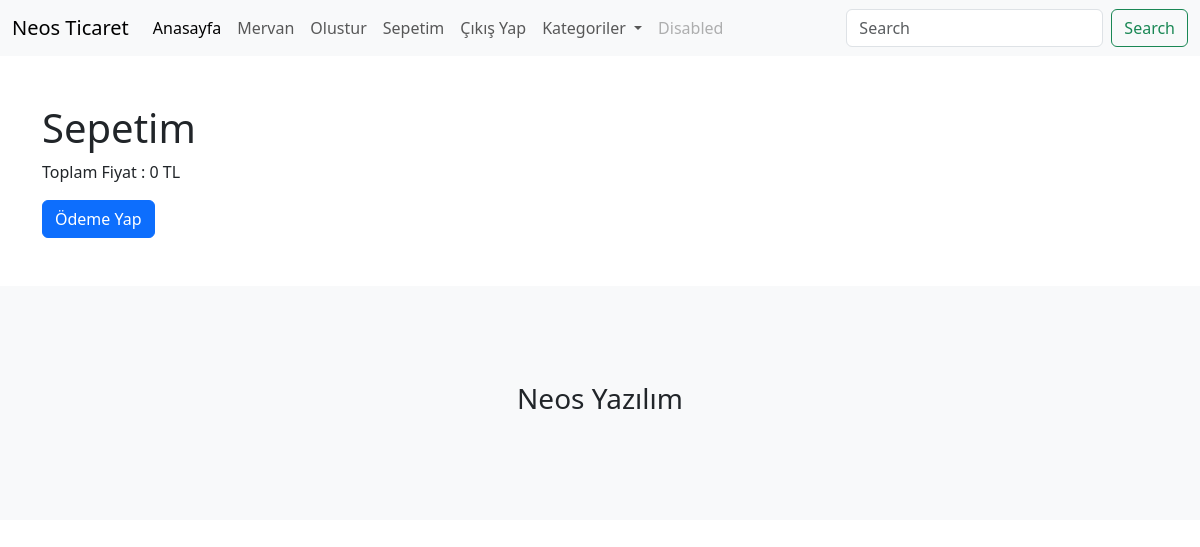
/sepet/ (signed in), run on an earlier commit of the app's database.
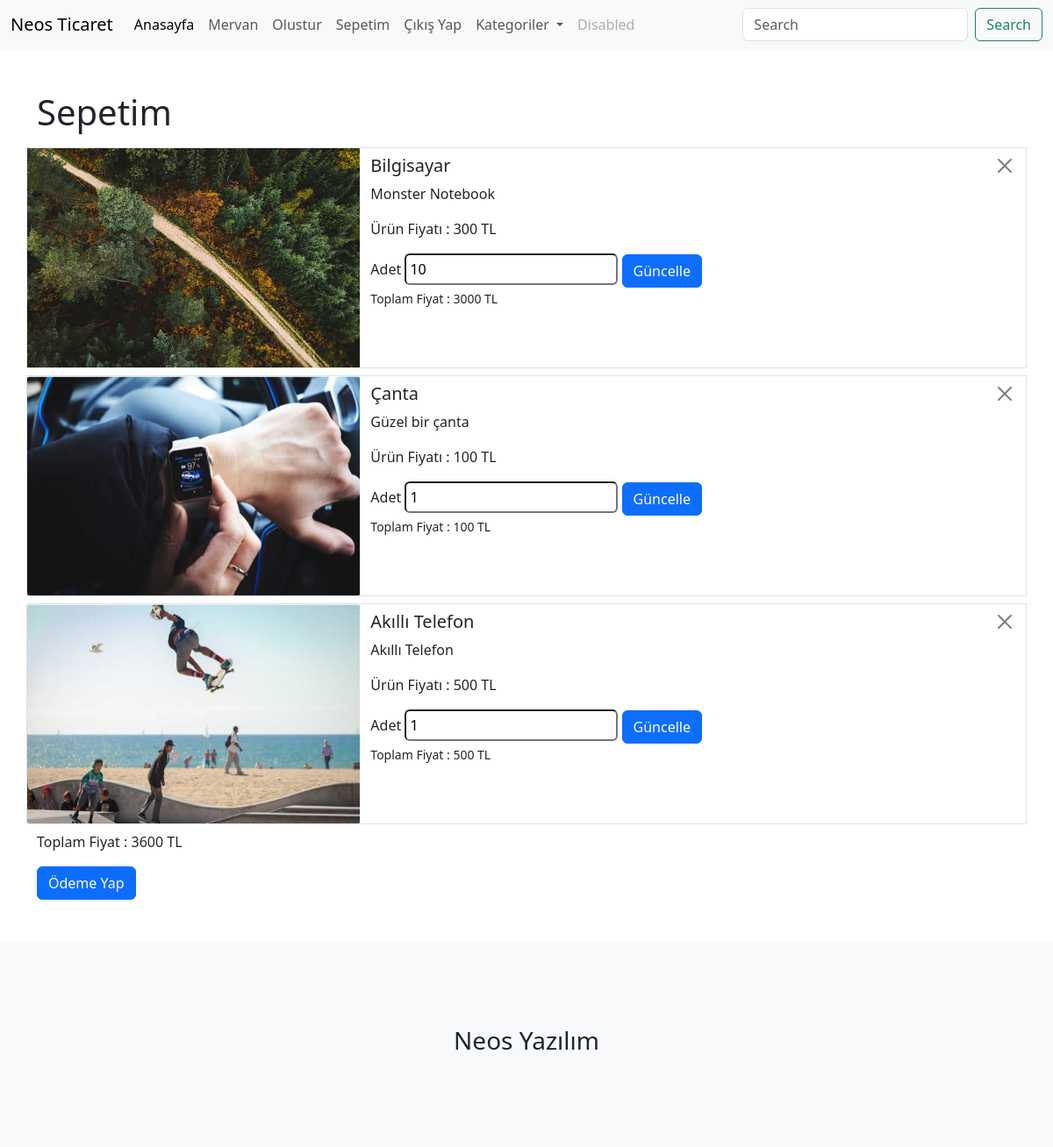
And on a later commit of the database.
### urunler/models.py (models this page shows, shortened)
class Sepet(models.Model):
    urun = models.ForeignKey(Urun, on_delete=models.CASCADE)
    user = models.ForeignKey(User, on_delete=models.CASCADE)
    adet = models.IntegerField(default=1)
    toplam = models.IntegerField()
    odendiMi = models.BooleanField(default=False)

class Urun(models.Model):
    olusturan = models.ForeignKey(User, on_delete=models.CASCADE, null=True)
    kategori = models.ForeignKey(Kategori,on_delete=models.CASCADE, null=True, blank=True)
    alt = models.ManyToManyField(AltKategori)
    seri = models.OneToOneField(SeriNo, on_delete=models.SET_NULL, null=True, blank=True)
    isim = models.CharField(max_length=100) # text inputu
    aciklama = models.TextField(max_length = 500) # textarea
    fiyat = models.IntegerField() # number inputu
    resim = models.FileField(upload_to='urunler/', null=True)

### urunler/views.py (the view, shortened to what this page needs)
# urls.py: path('sepet/', sepet, name='sepet'),
def sepet(request):
    user = request.user
    sepetim = Sepet.objects.filter(user = user, odendiMi = False)
    toplam = 0
    for i in sepetim:
        toplam += i.toplam
    context = {
        'sepetim':sepetim,
        'toplam':toplam
    }
    return render(request, 'sepet.html', context)

### urunler/templates/sepet.html (shortened to what this page needs)
{% extends "index.html" %}
{% load static %}
{% block content %}
    <div class="container mt-5">
        <h1>Sepetim</h1>
        <div class="row">
            <div class="col-12">
                {% for urun in sepetim %}
                    <div class="row border my-2">
                    <div class="col-4 p-0">
                        <img src="{{urun.urun.resim.url}}" width="100%" height="250" alt="">
                    </div>
                    <div class="col-8">
                        <div class="d-flex justify-content-between mt-2">
                            <h5>{{urun.urun.isim}}</h5>
                            <form action="" method="POST">
                                <input type="submit" value="" class="btn-close ">
                            </form>
                        </div>
                        <p>{{urun.urun.aciklama}}</p>
                        <p>Ürün Fiyatı : {{urun.urun.fiyat}} TL</p>
                        <form action="" method="POST">
                            <label for="">Adet</label>
                            <input type="number" name="yeniAdet" value="{{urun.adet}}" class=" rounded-2 p-1" id="">
                            <input type="submit" value="Güncelle" name="guncelle" class="btn btn-primary">
                        </form>
                        <small>Toplam Fiyat : {{urun.toplam}} TL</small>
                    </div>
                </div>
                {% endfor %}
            </div>
            <p>Toplam Fiyat : {{toplam}} TL</p>
            <form action="" method="POST">
                <input type="submit" value="Ödeme Yap" name="odeme" class="btn btn-primary">
            </form>
        </div>
    </div>
{% endblock content %}

### urunler/templates/index.html (shortened to what this page needs)
{% load static %}
<!DOCTYPE html>
<html lang="en">
<head>
    <link href="https://cdn.jsdelivr.net/npm/bootstrap@5.3.0-alpha1/dist/css/bootstrap.min.css" rel="stylesheet">
</head>
<body>
    {% include "includes/_navbar.html" %}
    {% block content %}{% endblock content %}
    {% include "includes/_footer.html" %}
</body>
</html>

### urunler/templates/includes/_navbar.html (shortened to what this page needs)
<nav class="navbar navbar-expand-lg bg-body-tertiary">
    <div class="container-fluid">
      <a class="navbar-brand" href="#">Neos Ticaret</a>
      <div class="collapse navbar-collapse" id="navbarSupportedContent">
        <ul class="navbar-nav me-auto mb-2 mb-lg-0">
          <li class="nav-item">
            <a class="nav-link active" aria-current="page" href="/">Anasayfa</a>
          </li>
          {% if user.is_authenticated %}
            <li class="nav-item">
              <a class="nav-link text-capitalize" href="" >{{request.user}}</a>
            </li>
            <li class="nav-item">
              <a class="nav-link" href="/olustur/" >Olustur</a>
            </li>
            <li class="nav-item">
              <a class="nav-link" href="/sepet/" >Sepetim</a>
            </li>
            <li class="nav-item">
              <a class="nav-link" href="{% url 'logout' %}">Çıkış Yap</a>
            </li>
          {% endif %}
          <li class="nav-item dropdown">
            <a class="nav-link dropdown-toggle" href="#" role="button" data-bs-toggle="dropdown" aria-expanded="false">
              Kategoriler
            </a>
          </li>
          <li class="nav-item">
            <a class="nav-link disabled">Disabled</a>
          </li>
        </ul>
        <form class="d-flex" method="GET" role="search" action="{% url 'index' %}">
          <input class="form-control me-2" name="search" value="{{search}}" type="search" placeholder="Search" aria-label="Search">
          <button class="btn btn-outline-success" type="submit">Search</button>
        </form>
      </div>
    </div>
</nav>

### urunler/templates/includes/_footer.html
<footer class="bg-light p-5 mt-5">
    <div class="container p-5">
        <h3 class="text-center">Neos Yazılım</h3>
    </div>
</footer>

What changed in the data, as far as the page shows it:
added Sepet: urun.resim (picture), urun.isim "Bilgisayar", urun.aciklama "Monster Notebook", urun.fiyat "300", yeniAdet "10", toplam "3000"
added Sepet: urun.resim (picture), urun.isim "Çanta", urun.aciklama "Güzel bir çanta", urun.fiyat "100", yeniAdet "1", toplam "100"
added Sepet: urun.resim (picture), urun.isim "Akıllı Telefon", urun.aciklama "Akıllı Telefon", urun.fiyat "500", yeniAdet "1", toplam "500"
Also different on the page:
{{ toplam }}: "0" → "3600"
